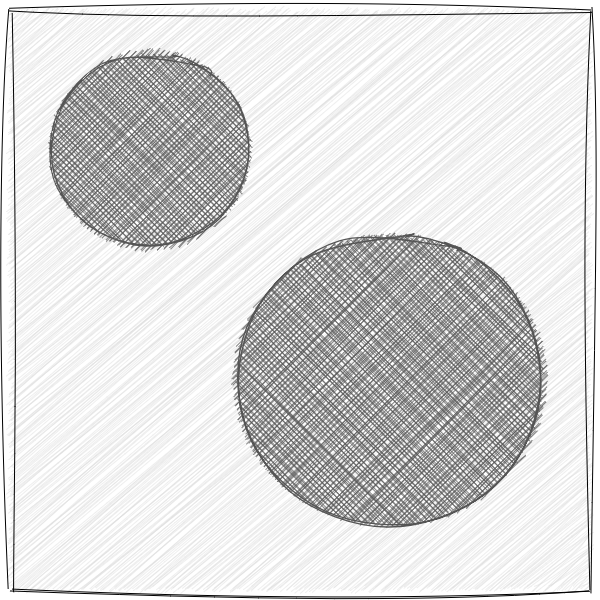
#> input picture research/talks/pde-img-seg/img/two-circle.png, 600 x 600 px
$ python main.py   (older library calls are emulated)
#> lines starting #> are read from the running program, lines starting #| are printed output that depends on the picture
import numpy as np
from scipy.misc import imread
import matplotlib.pyplot as plt
from scipy.ndimage import gaussian_gradient_magnitude as GGM
from scipy.ndimage import gaussian_filter as GF
from skimage.measure import find_contours
from slls.utils.masked_grad import gmag_os

plt.xkcd()

img = imread('../two-circle.png').astype(np.float)[:,:,0]
#> img: shape (600, 600) float64; min 0, max 255, mean 217.4
img = (img - img.min()) / (img.max() - img.min())

s, ds = np.linspace(0, 2*np.pi, 100, retstep=True)

x = np.c_[np.cos(s), np.sin(s)]
x *= 90
x += 250

ii, jj = np.indices(img.shape, dtype=np.float)
u = 90 - np.sqrt((ii-250)**2 + (jj-250)**2)
u = (u > 0).astype(np.float)*2 - 1

dt = 1.
stop_time = 250
sigma = 20
gmag = GGM(img, sigma)
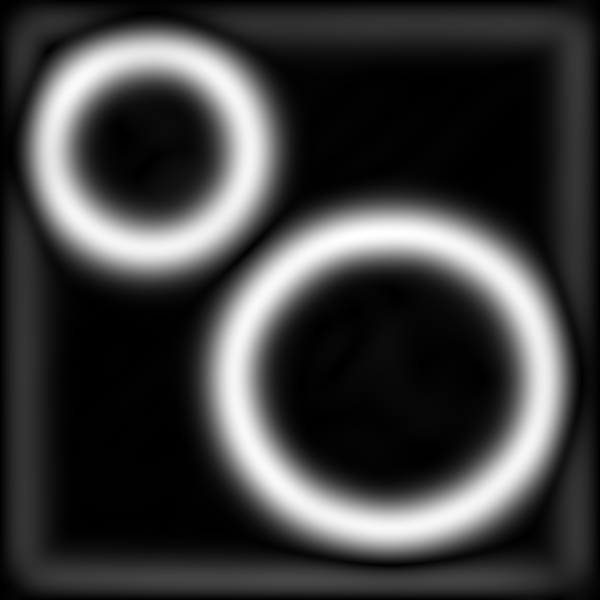
#> gmag: shape (600, 600) float64; min 2.13e-07, max 0.00688, mean 0.00165; drawn with min black and max white
damping = 5
V = np.exp(-damping*gmag)
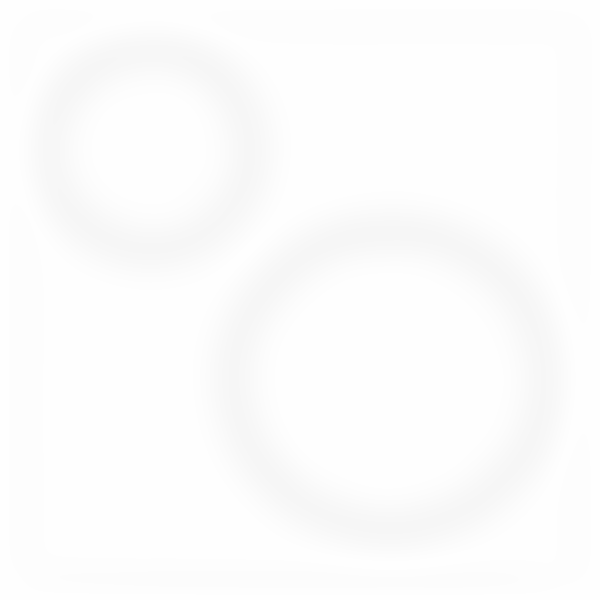
#> V: shape (600, 600) float64; min 0.966, max 1, mean 0.992
V = (V-V.min()) / (V.max()-V.min())
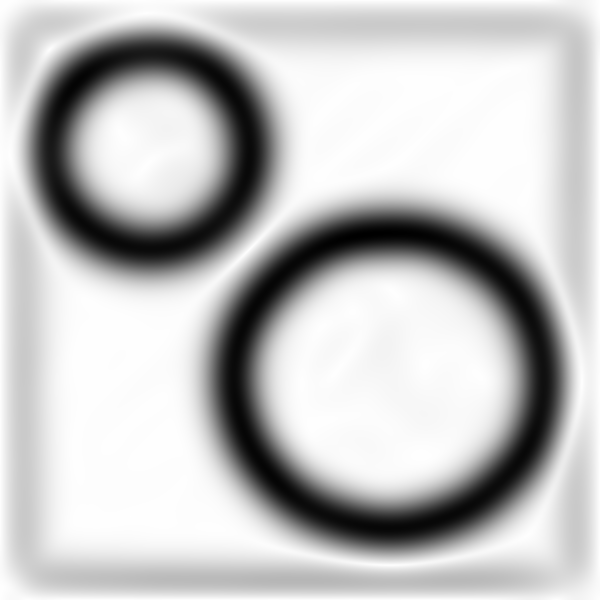
#> V: shape (600, 600) float64; min 0, max 1, mean 0.759
G = GF(img, 5)
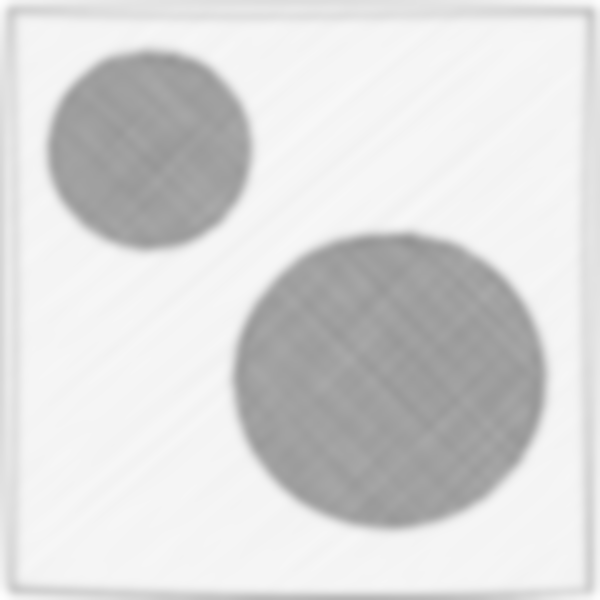
#> G: shape (600, 600) float64; min 0.576, max 0.997, mean 0.853
V *= (G.mean() - G)
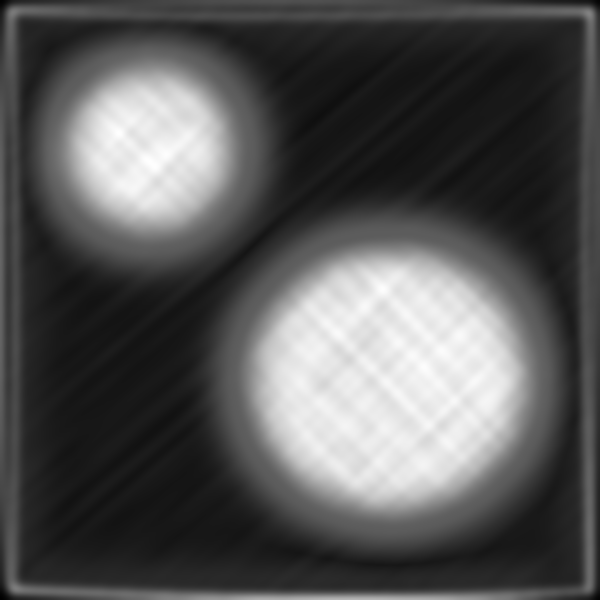
#> V: shape (600, 600) float64; min -0.144, max 0.254, mean -0.00861; drawn with min black and max white

fig = plt.figure(figsize=(5, 5))
ax = fig.add_axes([0, 0, 1, 1])
ax.axis('off')
ax.imshow(img, cmap=plt.cm.gray)

for i in range(1500+1):

#> (the run stopped early here; a loop or call above may not have finished)

$ run again, with research/talks/pde-img-seg/img/one-circle.png copied over research/talks/pde-img-seg/img/two-circle.png
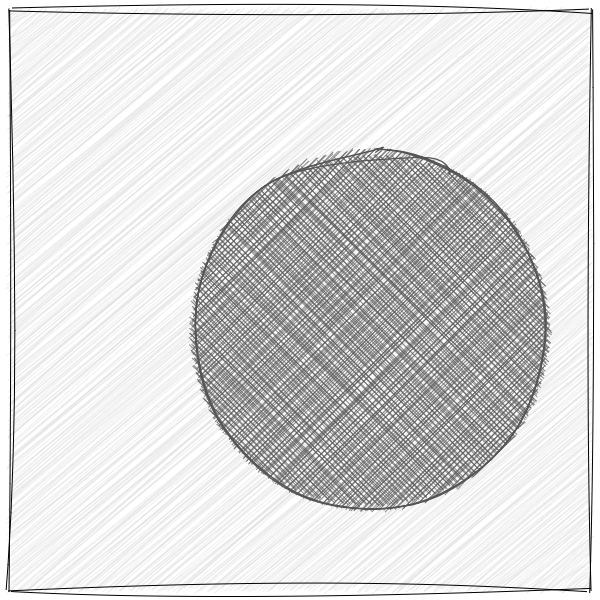
#> input picture research/talks/pde-img-seg/img/one-circle.png, 600 x 600 px
#> `gmag = GGM(img, sigma)`:
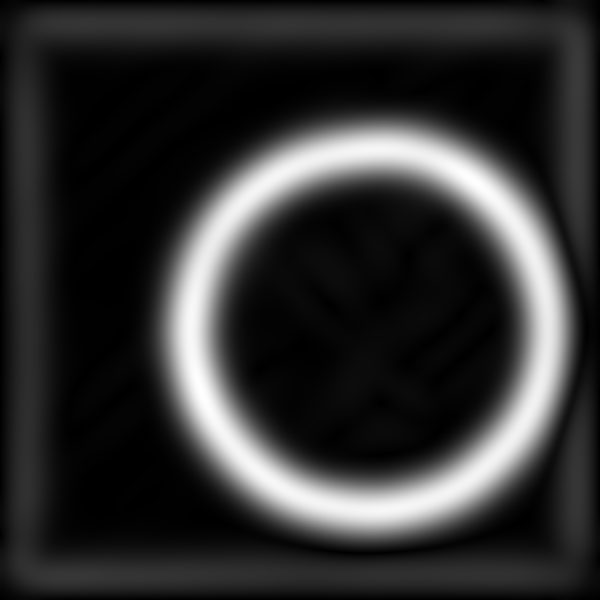
#> gmag: shape (600, 600) float64; min 5.63e-08, max 0.00693, mean 0.00132; drawn with min black and max white
#> `V *= (G.mean() - G)`:
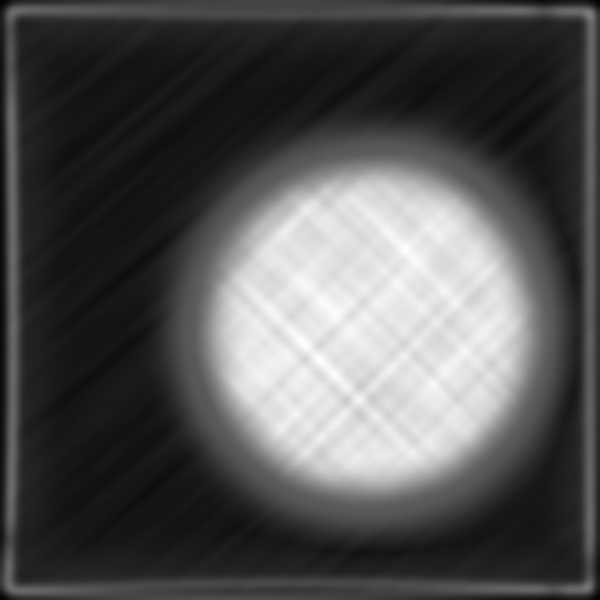
#> V: shape (600, 600) float64; min -0.139, max 0.265, mean -0.00605; drawn with min black and max white
